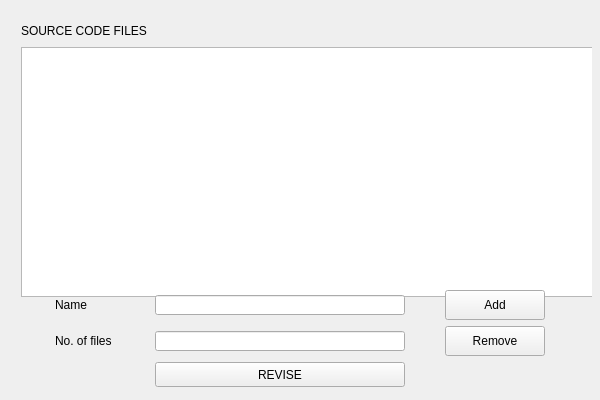
<?xml version="1.0" encoding="UTF-8"?>
<ui version="4.0">
 <class>GUIClass</class>
 <widget class="QWidget" name="GUIClass">
  <property name="geometry">
   <rect>
    <x>0</x>
    <y>0</y>
    <width>600</width>
    <height>400</height>
   </rect>
  </property>
  <property name="windowTitle">
   <string>GUI</string>
  </property>
  <widget class="QWidget" name="verticalLayoutWidget">
   <property name="geometry">
    <rect>
     <x>10</x>
     <y>10</y>
     <width>582</width>
     <height>388</height>
    </rect>
   </property>
   <layout class="QVBoxLayout" name="verticalLayout">
    <item>
     <widget class="QLabel" name="label">
      <property name="minimumSize">
       <size>
        <width>580</width>
        <height>20</height>
       </size>
      </property>
      <property name="maximumSize">
       <size>
        <width>580</width>
        <height>20</height>
       </size>
      </property>
      <property name="text">
       <string>SOURCE CODE FILES</string>
      </property>
     </widget>
    </item>
    <item>
     <widget class="QListWidget" name="filesWidget">
      <property name="minimumSize">
       <size>
        <width>580</width>
        <height>250</height>
       </size>
      </property>
      <property name="maximumSize">
       <size>
        <width>580</width>
        <height>250</height>
       </size>
      </property>
     </widget>
    </item>
    <item>
     <layout class="QGridLayout" name="gridLayout">
      <item row="0" column="0">
       <widget class="QLabel" name="nameLabel">
        <property name="minimumSize">
         <size>
          <width>50</width>
          <height>30</height>
         </size>
        </property>
        <property name="maximumSize">
         <size>
          <width>50</width>
          <height>30</height>
         </size>
        </property>
        <property name="text">
         <string>Name</string>
        </property>
       </widget>
      </item>
      <item row="0" column="2">
       <widget class="QPushButton" name="addBtn">
        <property name="minimumSize">
         <size>
          <width>100</width>
          <height>30</height>
         </size>
        </property>
        <property name="maximumSize">
         <size>
          <width>100</width>
          <height>30</height>
         </size>
        </property>
        <property name="text">
         <string>Add</string>
        </property>
       </widget>
      </item>
      <item row="0" column="1">
       <widget class="QLineEdit" name="lnameLineEdit">
        <property name="minimumSize">
         <size>
          <width>250</width>
          <height>20</height>
         </size>
        </property>
        <property name="maximumSize">
         <size>
          <width>250</width>
          <height>20</height>
         </size>
        </property>
       </widget>
      </item>
      <item row="2" column="1">
       <widget class="QPushButton" name="reviseBtn">
        <property name="minimumSize">
         <size>
          <width>250</width>
          <height>25</height>
         </size>
        </property>
        <property name="maximumSize">
         <size>
          <width>250</width>
          <height>25</height>
         </size>
        </property>
        <property name="text">
         <string>REVISE</string>
        </property>
       </widget>
      </item>
      <item row="1" column="1">
       <widget class="QLineEdit" name="nrFilesEdit">
        <property name="minimumSize">
         <size>
          <width>250</width>
          <height>20</height>
         </size>
        </property>
        <property name="maximumSize">
         <size>
          <width>250</width>
          <height>20</height>
         </size>
        </property>
       </widget>
      </item>
      <item row="1" column="2">
       <widget class="QPushButton" name="removeBtn">
        <property name="minimumSize">
         <size>
          <width>100</width>
          <height>30</height>
         </size>
        </property>
        <property name="maximumSize">
         <size>
          <width>100</width>
          <height>30</height>
         </size>
        </property>
        <property name="text">
         <string>Remove</string>
        </property>
       </widget>
      </item>
      <item row="1" column="0">
       <widget class="QLabel" name="nrFilesLabel">
        <property name="minimumSize">
         <size>
          <width>60</width>
          <height>30</height>
         </size>
        </property>
        <property name="maximumSize">
         <size>
          <width>50</width>
          <height>30</height>
         </size>
        </property>
        <property name="text">
         <string>No. of files</string>
        </property>
       </widget>
      </item>
     </layout>
    </item>
   </layout>
  </widget>
 </widget>
 <layoutdefault spacing="6" margin="11"/>
 <resources>
  <include location="gui.qrc"/>
 </resources>
 <connections/>
</ui>
